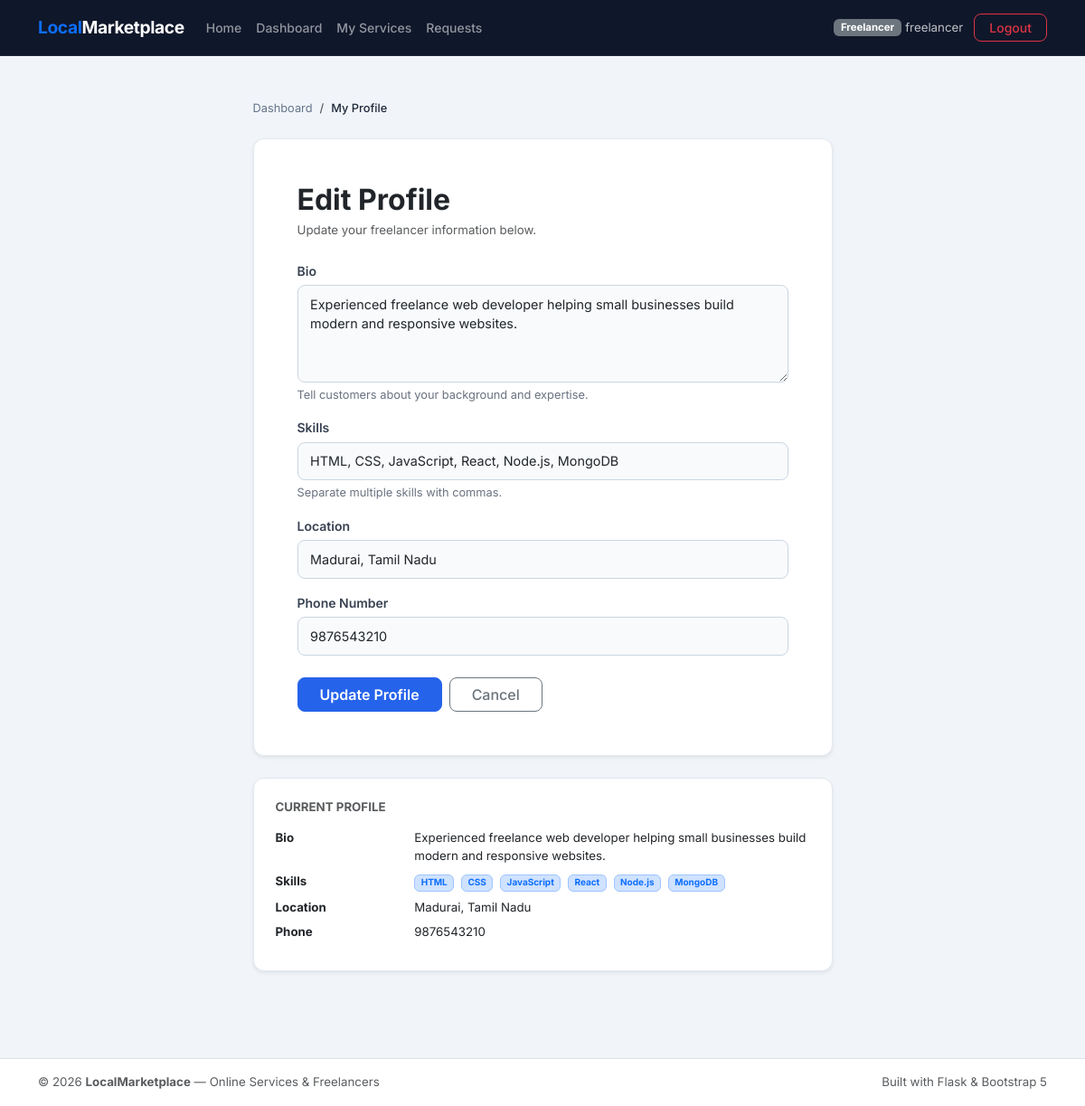
Screenshot of /freelancer/profile (signed in) with the database file from the repository.
### models.py (models this page shows, shortened)
class FreelancerProfile(db.Model):
    __tablename__ = 'freelancer_profiles'
    id = db.Column(db.Integer, primary_key=True)
    user_id = db.Column(db.Integer, db.ForeignKey('users.id'), unique=True, nullable=False)
    bio = db.Column(db.Text, nullable=True)
    skills = db.Column(db.String(500), nullable=True)
    location = db.Column(db.String(200), nullable=True)
    phone = db.Column(db.String(30), nullable=True)
    services = db.relationship('Service', backref='freelancer', lazy=True, cascade='all, delete-orphan')

### app.py (the view, shortened to what this page needs)
@app.route('/freelancer/profile', methods=['GET', 'POST'])
@freelancer_required
def freelancer_profile():
    from models import FreelancerProfile
    profile = FreelancerProfile.query.filter_by(user_id=session['user_id']).first()
    return render_template('freelancer_profile.html', profile=profile)

### app.py (called while the page is built)
def freelancer_required(f):
    @wraps(f)
    def decorated_function(*args, **kwargs):
        if 'user_id' not in session:
            flash('Please log in to access this page.', 'warning')
            return redirect(url_for('login'))
        if session.get('user_role') != 'freelancer':
            flash('This page is only accessible to freelancers.', 'danger')
            return redirect(url_for('dashboard'))
        return f(*args, **kwargs)
    return decorated_function

### templates/freelancer_profile.html (shortened to what this page needs)
{% extends "base.html" %}
{% block content %}
<div class="container py-5">
    <div class="row justify-content-center">
        <div class="col-lg-7">
            <nav aria-label="breadcrumb" class="mb-4">
                <ol class="breadcrumb">
                    <li class="breadcrumb-item"><a href="{{ url_for('freelancer_dashboard') }}" class="text-decoration-none">Dashboard</a></li>
                    <li class="breadcrumb-item active" aria-current="page">My Profile</li>
                </ol>
            </nav>
            <div class="card border-0 shadow-sm rounded-3">
                <div class="card-body p-4 p-md-5">
                    <h2 class="fw-bold mb-1">
                        {% if profile %}Edit Profile{% else %}Create Your Profile{% endif %}
                    </h2>
                    <p class="text-muted small mb-4">
                        {% if profile %}
                            Update your freelancer information below.
                        {% else %}
                            Complete your profile so customers can find and hire you.
                        {% endif %}
                    </p>
                    <form method="POST" action="{{ url_for('freelancer_profile') }}">
                        <div class="mb-3">
                            <label for="bio" class="form-label fw-semibold">Bio</label>
                            <textarea class="form-control" id="bio" name="bio" rows="4"
                                placeholder="Describe yourself, your experience and what you offer..."
                            >{{ profile.bio if profile and profile.bio else '' }}</textarea>
                            <div class="form-text">Tell customers about your background and expertise.</div>
                        </div>
                        <div class="mb-3">
                            <label for="skills" class="form-label fw-semibold">Skills</label>
                            <input type="text" class="form-control" id="skills" name="skills"
                                placeholder="e.g. Web Design, Plumbing, Photography, Writing"
                                value="{{ profile.skills if profile and profile.skills else '' }}">
                            <div class="form-text">Separate multiple skills with commas.</div>
                        </div>
                        <div class="mb-3">
                            <label for="location" class="form-label fw-semibold">Location</label>
                            <input type="text" class="form-control" id="location" name="location"
                                placeholder="e.g. Chennai, Tamil Nadu"
                                value="{{ profile.location if profile and profile.location else '' }}">
                        </div>
                        <div class="mb-4">
                            <label for="phone" class="form-label fw-semibold">Phone Number</label>
                            <input type="tel" class="form-control" id="phone" name="phone"
                                placeholder="e.g. +91 98765 43210"
                                value="{{ profile.phone if profile and profile.phone else '' }}">
                        </div>
                        <div class="d-flex gap-2">
                            <button type="submit" class="btn btn-primary px-4 fw-semibold">
                                {% if profile %}Update Profile{% else %}Save Profile{% endif %}
                            </button>
                            <a href="{{ url_for('freelancer_dashboard') }}" class="btn btn-outline-secondary px-4">Cancel</a>
                        </div>
                    </form>
                </div>
            </div>
            {% if profile %}
            <div class="card border-0 shadow-sm rounded-3 mt-4">
                <div class="card-body p-4">
                    <h6 class="fw-bold text-muted text-uppercase small mb-3">Current Profile</h6>
                    <dl class="row mb-0 small">
                        <dt class="col-sm-3">Bio</dt>
                        <dd class="col-sm-9">{{ profile.bio or '<span class="text-muted">Not set</span>' | safe }}</dd>
                        <dt class="col-sm-3">Skills</dt>
                        <dd class="col-sm-9">
                            {% if profile.skills %}
                                {% for skill in profile.skills.split(',') %}
                                    <span class="badge bg-primary-subtle text-primary border border-primary-subtle me-1">{{ skill.strip() }}</span>
                                {% endfor %}
                            {% else %}
                                <span class="text-muted">Not set</span>
                            {% endif %}
                        </dd>
                        <dt class="col-sm-3">Location</dt>
                        <dd class="col-sm-9">{{ profile.location or '<span class="text-muted">Not set</span>' | safe }}</dd>
                        <dt class="col-sm-3">Phone</dt>
                        <dd class="col-sm-9">{{ profile.phone or '<span class="text-muted">Not set</span>' | safe }}</dd>
                    </dl>
                </div>
            </div>
            {% endif %}
        </div>
    </div>
</div>
{% endblock %}

### static/css/style.css (style rules this page uses)
body { font-family: 'Inter', -apple-system, BlinkMacSystemFont, "Segoe UI", Roboto, Helvetica, Arial, sans-serif; color: #1e293b; background-color: #f1f5f9; font-size: 0.95rem; }
.card { background: #ffffff; border: 1px solid #e2e8f0 !important; border-radius: 0.75rem !important; }
.btn { font-weight: 500; border-radius: 0.5rem; }
.btn-primary { background-color: #2563eb; border-color: #2563eb; }
.form-control, .form-select { border-radius: 0.5rem; border-color: #cbd5e1; padding: 0.6rem 0.85rem; font-size: 0.9rem; background-color: #f8fafc; transition: border-color 0.15s, box-shadow 0.15s; }
.form-label { font-size: 0.875rem; font-weight: 600; margin-bottom: 0.35rem; color: #374151; }
.form-text { font-size: 0.8rem; color: #6b7280; }
.breadcrumb { font-size: 0.8rem; margin-bottom: 0; }
.breadcrumb-item a { color: #64748b; text-decoration: none; }
.breadcrumb-item.active { color: #1e293b; font-weight: 500; }

### rows the page displays
FreelancerProfile: bio "Experienced freelance web developer helping small businesses build modern and responsive websites.", skills "HTML, CSS, JavaScript, React, Node.js, MongoDB", location "Madurai, Tamil Nadu", phone "9876543210"

### other values shown
{{ session.get('user_role') }} "Freelancer"
{{ session.get('user_name') }} "freelancer"
{{ skill.strip() }} "HTML" "CSS" "JavaScript" "React" "Node.js" "MongoDB"
